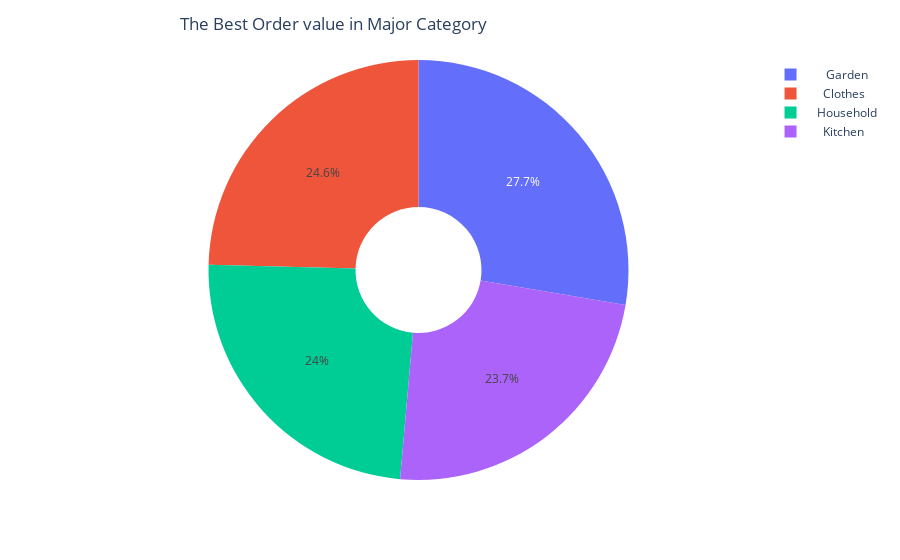

Notebook cell for this chart:
### Code cell
fig = px.pie(data_frame=df_clean , names =df_clean.groupby('Major Category')['Quantit'].sum().index
       , values = df_clean.groupby('Major Category')['Quantit'].sum().values ,
      hole=0.3)
fig.update_layout(title_text='The Best Order value in Major Category ', title_x=0.2)
fig.show()

### Figure 1 — Plotly figure (JSON) as saved in the notebook; plotly's stock layout.template omitted (floating-point values rounded to 4 significant figures)
{"data": [{"domain": {"x": [0, 1], "y": [0, 1]}, "hole": 0.3, "hovertemplate": "label=%{label}<br>value=%{value}<extra></extra>", "labels": ["     Garden  ", "    Clothes  ", "    Kitchen  ", "  Household  "], "legendgroup": "", "name": "", "showlegend": true, "type": "pie", "values": [1514, 1346, 1298, 1313]}], "layout": {"legend": {"tracegroupgap": 0}, "margin": {"t": 60}, "title": {"text": "The Best Order value in Major Category ", "x": 0.2}}}
